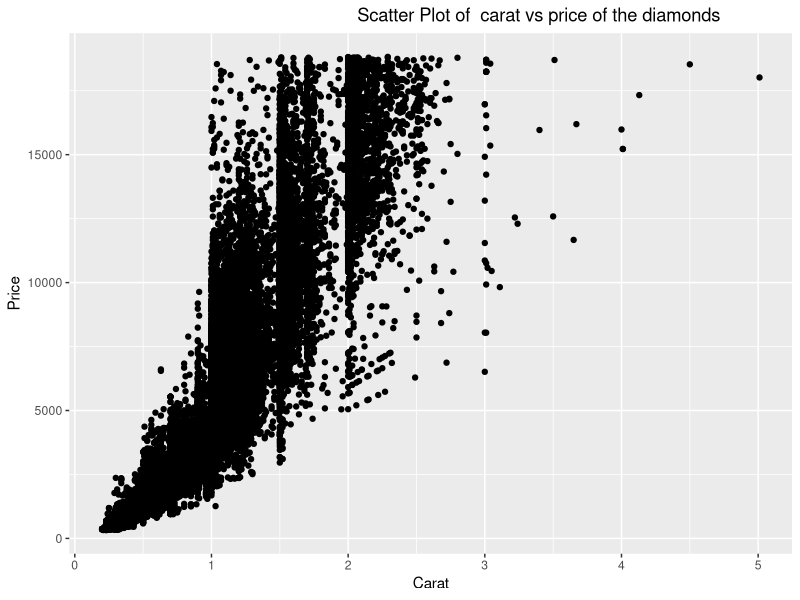

Write the R code that produced this figure.
library(ggplot2)
ggplot(diamonds, aes(x=diamonds$carat, y=diamonds$price)) + geom_point(color="black", fill="grey") + ggtitle("Scatter Plot of  carat vs price of the diamonds") + xlab("Carat") + ylab("Price") + theme(plot.title = element_text(hjust = 0.8))
